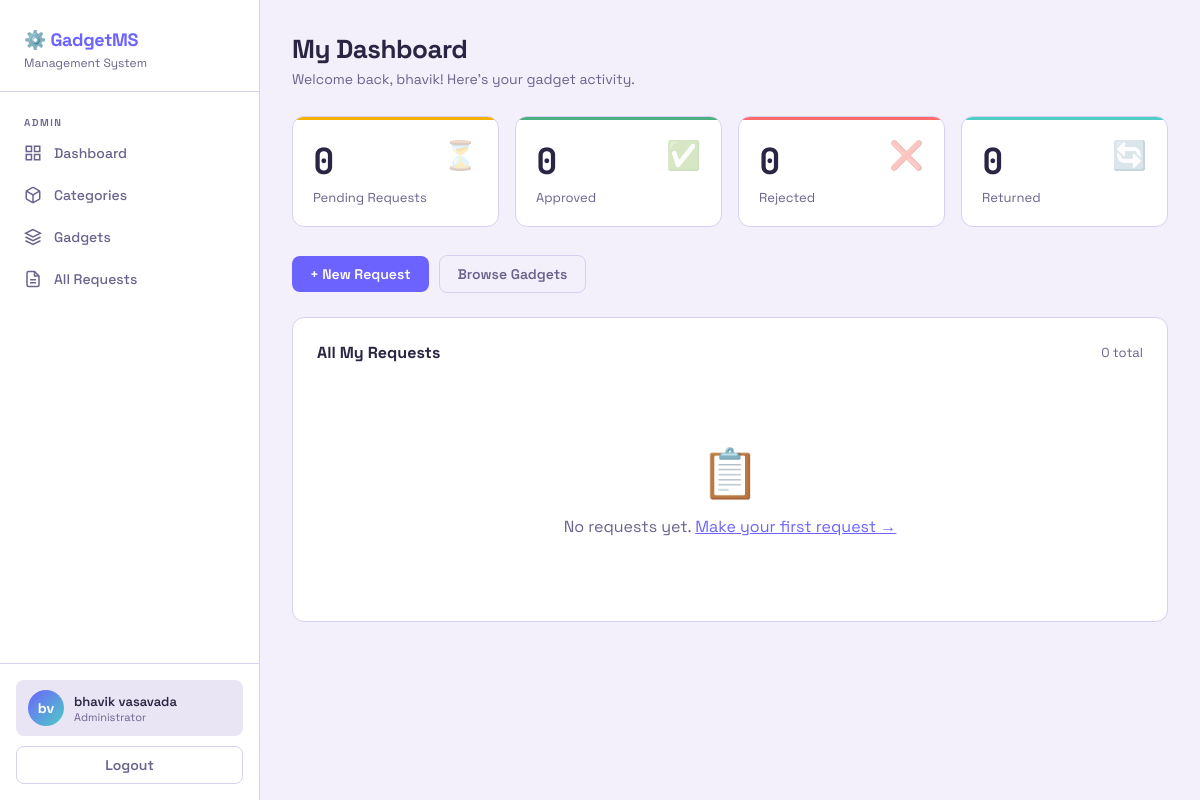
The page /dashboard/ (signed in) on the database its author committed.
### core/models.py (models this page shows, shortened)
class User(AbstractUser):
    email = models.EmailField(unique=True)
    USERNAME_FIELD = 'email'
    REQUIRED_FIELDS = ['first_name', 'last_name']
    objects = CustomUserManager()
    class Meta:
        verbose_name = 'User'
        verbose_name_plural = 'Users'

### core/views.py (the view)
# urls.py: path('dashboard/', views.dashboard_view, name='dashboard'),
@login_required
def dashboard_view(request):
    bookings = Booking.objects.filter(student=request.user).select_related('gadget')
    context = {
        'bookings': bookings,
        'pending': bookings.filter(status='pending'),
        'approved': bookings.filter(status='approved'),
        'rejected': bookings.filter(status='rejected'),
        'returned': bookings.filter(status='returned'),
    }
    return render(request, 'student/dashboard.html', context)

### templates/student/dashboard.html (shortened to what this page needs)
{% extends 'base.html' %}
{% block content %}
<div class="page-header">
  <h1>My Dashboard</h1>
  <p>Welcome back, {{ user.first_name }}! Here's your gadget activity.</p>
</div>
<div class="stats-grid">
  <div class="stat-card pending">
    <div class="stat-icon">⏳</div>
    <div class="stat-num">{{ pending.count }}</div>
    <div class="stat-label">Pending Requests</div>
  </div>
  <div class="stat-card approved">
    <div class="stat-icon">✅</div>
    <div class="stat-num">{{ approved.count }}</div>
    <div class="stat-label">Approved</div>
  </div>
  <div class="stat-card rejected">
    <div class="stat-icon">❌</div>
    <div class="stat-num">{{ rejected.count }}</div>
    <div class="stat-label">Rejected</div>
  </div>
  <div class="stat-card returned">
    <div class="stat-icon">🔄</div>
    <div class="stat-num">{{ returned.count }}</div>
    <div class="stat-label">Returned</div>
  </div>
</div>
<div class="flex-gap" style="margin-bottom:24px;">
  <a href="{% url 'request_gadget' %}" class="btn btn-primary">+ New Request</a>
  <a href="{% url 'gadgets' %}" class="btn btn-ghost">Browse Gadgets</a>
</div>
<div class="card">
  <div class="flex-between" style="margin-bottom:20px;">
    <h2 style="font-size:16px;font-weight:700;">All My Requests</h2>
    <span class="text-muted" style="font-size:13px;">{{ bookings.count }} total</span>
  </div>
  {% if bookings %}
  <div class="table-wrap">
    <table>
      <thead>
        <tr>
          <th>#</th>
          <th>Gadget</th>
          <th>Duration</th>
          <th>Start</th>
          <th>End</th>
          <th>Status</th>
          <th>Requested</th>
        </tr>
      </thead>
      <tbody>
        {% for b in bookings %}
        <tr>
          <td><span style="font-family:'JetBrains Mono',monospace;color:var(--text2);">#{{ b.id }}</span></td>
          <td><strong>{{ b.gadget.name }}</strong></td>
          <td>{{ b.days }} day{{ b.days|pluralize }}</td>
          <td>{{ b.start_date|date:"d M Y" }}</td>
          <td>
            {{ b.end_date|date:"d M Y" }}
            {% if b.is_overdue %}<span class="overdue-tag">OVERDUE!</span>{% endif %}
          </td>
          <td>
            <span class="badge badge-{{ b.status }}">
              {{ b.get_status_display }}
            </span>
          </td>
          <td style="color:var(--text2);font-size:13px;">{{ b.requested_at|date:"d M Y" }}</td>
        </tr>
        {% endfor %}
      </tbody>
    </table>
  </div>
  {% else %}
  <div class="empty-state">
    <div class="icon">📋</div>
    <p>No requests yet. <a href="{% url 'request_gadget' %}" style="color:var(--accent);">Make your first request →</a></p>
  </div>
  {% endif %}
</div>
{% endblock %}

### templates/base.html (shortened to what this page needs)
<!DOCTYPE html>
<html lang="en">
<head>
  {% load static %}
  <link rel="stylesheet" href="{% static 'css/style.css' %}">
</head>
<body>
<div class="app-layout">
  <aside class="sidebar" id="sidebar">
    <div class="sidebar-logo">
      <h2>⚙️ GadgetMS</h2>
      <span>Management System</span>
    </div>
    <nav class="sidebar-nav">
      {% if user.is_authenticated %}
        {% if user.is_staff %}
          <div class="nav-label">Admin</div>
          <a href="{% url 'admin_dashboard' %}" class="nav-item {% block nav_admin_dash %}{% endblock %}">
            <svg viewBox="0 0 24 24" fill="none" stroke="currentColor" stroke-width="2"><rect x="3" y="3" width="7" height="7"/><rect x="14" y="3" width="7" height="7"/><rect x="14" y="14" width="7" height="7"/><rect x="3" y="14" width="7" height="7"/></svg>
            Dashboard
          </a>
          <a href="{% url 'admin_categories' %}" class="nav-item {% block nav_admin_cats %}{% endblock %}">
            Categories
          </a>
          <a href="{% url 'admin_gadgets' %}" class="nav-item {% block nav_admin_gadgets %}{% endblock %}">
            <svg viewBox="0 0 24 24" fill="none" stroke="currentColor" stroke-width="2"><path d="M12 2L2 7l10 5 10-5-10-5z"/><path d="M2 17l10 5 10-5"/><path d="M2 12l10 5 10-5"/></svg>
            Gadgets
          </a>
          <a href="{% url 'admin_requests' %}" class="nav-item {% block nav_admin_reqs %}{% endblock %}">
            <svg viewBox="0 0 24 24" fill="none" stroke="currentColor" stroke-width="2"><path d="M14 2H6a2 2 0 0 0-2 2v16a2 2 0 0 0 2 2h12a2 2 0 0 0 2-2V8z"/><polyline points="14 2 14 8 20 8"/><line x1="16" y1="13" x2="8" y2="13"/><line x1="16" y1="17" x2="8" y2="17"/></svg>
            All Requests
          </a>
        {% endif %}
      {% endif %}
    </nav>
    {% if user.is_authenticated %}
    <div class="sidebar-footer">
      <div class="user-chip">
        <div class="user-avatar">{{ user.first_name|first }}{{ user.last_name|first }}</div>
        <div class="user-info">
          <div class="user-name">{{ user.get_full_name }}</div>
          <div class="user-role">{% if user.is_staff %}Administrator{% else %}{{ user.student_profile.gr_number|default:'Student' }}{% endif %}</div>
        </div>
      </div>
      <a href="{% url 'logout' %}" class="btn btn-ghost" style="width:100%;margin-top:10px;justify-content:center;">
        Logout
      </a>
    </div>
    {% endif %}
  </aside>
  <main class="main-content">
    {% block content %}{% endblock %}
  </main>
</div>
</body>
</html>

### static/css/style.css (style rules this page uses)
:root { --bg: #f3f0fb; --bg2: #ffffff; --bg3: #e9e5f5; --border: #d8d0f0; --accent: #6c63ff; --accent2: #4ecdc4; --accent3: #ff6b6b; --accent4: #ffd93d; --text: #2a2542; --text2: #6b638c; --success: #4caf82; --warning: #f5b000; --danger: #ff6b6b; --info: #4ecdc4; --radius: 12px; --radius-sm: 8px; --shadow: 0 4px 24px rgba(0,0,0,0.06); }
* { box-sizing: border-box; margin: 0; padding: 0; }
body { font-family: 'Space Grotesk', sans-serif; background: var(--bg); color: var(--text); min-height: 100vh; }
.app-layout { display: flex; min-height: 100vh; }
.sidebar { width: 260px; background: var(--bg2); border-right: 1px solid var(--border); display: flex; flex-direction: column; position: fixed; height: 100vh; z-index: 1000; overflow-y: auto; transition: transform 0.3s cubic-bezier(0.4, 0, 0.2, 1); }
.sidebar-logo { padding: 28px 24px 20px; border-bottom: 1px solid var(--border); }
.sidebar-logo h2 { font-size: 18px; font-weight: 700; color: var(--accent); letter-spacing: -0.3px; }
.sidebar-logo span { color: var(--text2); font-size: 12px; display: block; margin-top: 4px; }
.sidebar-nav { padding: 16px 12px; flex: 1; }
.nav-label { font-size: 10px; font-weight: 600; color: var(--text2); text-transform: uppercase; letter-spacing: 1.5px; padding: 8px 12px 4px; }
.nav-item { display: flex; align-items: center; gap: 12px; padding: 11px 12px; border-radius: var(--radius-sm); color: var(--text2); text-decoration: none; font-size: 14px; font-weight: 500; transition: all 0.2s; margin-bottom: 2px; }
.nav-item svg { width: 18px; height: 18px; flex-shrink: 0; }
.sidebar-footer { padding: 16px; border-top: 1px solid var(--border); }
.user-chip { display: flex; align-items: center; gap: 10px; padding: 10px 12px; border-radius: var(--radius-sm); background: var(--bg3); }
.user-avatar { width: 36px; height: 36px; border-radius: 50%; background: linear-gradient(135deg, var(--accent), var(--accent2)); display: flex; align-items: center; justify-content: center; font-weight: 700; font-size: 14px; color: white; flex-shrink: 0; }
.user-info { min-width: 0; }
.user-name { font-size: 13px; font-weight: 600; white-space: nowrap; overflow: hidden; text-overflow: ellipsis; }
.user-role { font-size: 11px; color: var(--text2); }
.main-content { margin-left: 260px; flex: 1; padding: 32px; max-width: 100%; transition: padding 0.3s ease; }
.page-header { margin-bottom: 28px; }
.page-header h1 { font-size: 26px; font-weight: 700; letter-spacing: -0.5px; }
.page-header p { color: var(--text2); margin-top: 4px; font-size: 14px; }
.card { background: var(--bg2); border: 1px solid var(--border); border-radius: var(--radius); padding: 24px; }
.stats-grid { display: grid; grid-template-columns: repeat(auto-fit, minmax(200px, 1fr)); gap: 16px; margin-bottom: 28px; }
.stat-card { background: var(--bg2); border: 1px solid var(--border); border-radius: var(--radius); padding: 20px; position: relative; overflow: hidden; }
.stat-card::before { content: ''; position: absolute; top: 0; left: 0; right: 0; height: 3px; }
.stat-card.pending::before { background: var(--warning); }
.stat-card.approved::before { background: var(--success); }
.stat-card.rejected::before { background: var(--danger); }
.stat-card.returned::before { background: var(--info); }
.stat-num { font-size: 36px; font-weight: 700; font-family: 'JetBrains Mono', monospace; }
.stat-label { color: var(--text2); font-size: 13px; margin-top: 4px; }
.stat-icon { position: absolute; right: 20px; top: 20px; font-size: 28px; opacity: 0.3; }
.btn { display: inline-flex; align-items: center; gap: 7px; padding: 9px 18px; border-radius: var(--radius-sm); font-family: 'Space Grotesk', sans-serif; font-size: 14px; font-weight: 600; border: none; cursor: pointer; text-decoration: none; transition: all 0.2s; }
.btn-primary { background: var(--accent); color: white; }
.btn-ghost { background: transparent; color: var(--text2); border: 1px solid var(--border); }
.empty-state { text-align: center; padding: 60px 20px; color: var(--text2); }
.empty-state .icon { font-size: 48px; margin-bottom: 12px; }
.text-muted { color: var(--text2); }
.flex-between { display: flex; align-items: center; justify-content: space-between; }
.flex-gap { display: flex; align-items: center; gap: 10px; }

### rows shown on the page
User: first_name|first "b", last_name|first "v", get_full_name "bhavik vasavada", first_name "bhavik"

### other values the page prints
{{ pending.count }} "0"
{{ approved.count }} "0"
{{ rejected.count }} "0"
{{ returned.count }} "0"
{{ bookings.count }} "0"
